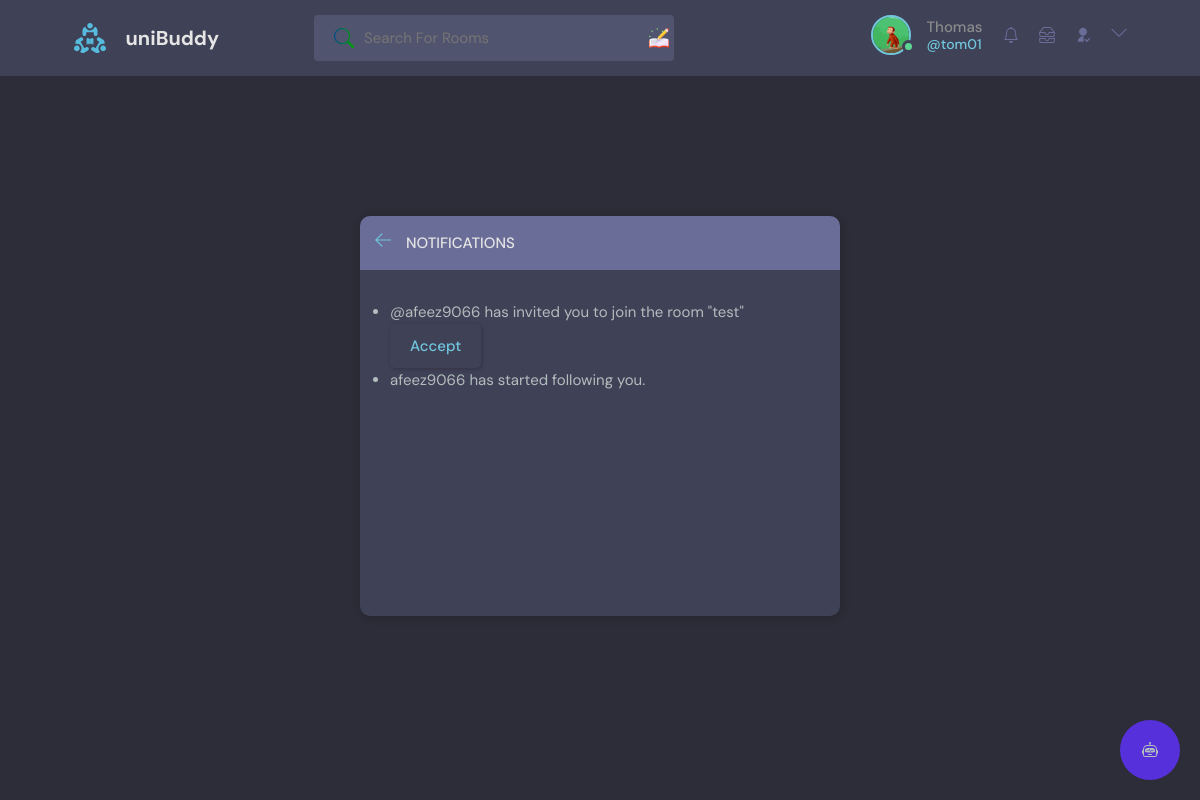
Screenshot of /get_notifications/ (signed in) with the database file from the repository.
### base/models.py (models this page shows, shortened)
class User(AbstractUser):
    name = models.CharField(max_length=200, null=True)
    email = models.EmailField(unique=True, null=True)
    bio = models.TextField(null=True)
    avatar = models.ImageField(null=True, default="avatar.svg")
    followers = models.ManyToManyField('self', related_name='following', blank=True, symmetrical=False)
    follower_count = models.IntegerField(default=0)
    last_checked = models.DateTimeField(auto_now_add=True)
    USERNAME_FIELD = 'email'
    REQUIRED_FIELDS = []

class Notification(models.Model):
    sender = models.ForeignKey(User, on_delete=models.CASCADE, related_name='sender')
    receiver = models.ForeignKey(User, on_delete=models.CASCADE, related_name='receiver')
    notification_type = models.CharField(max_length=100)
    created_at = models.DateTimeField(auto_now_add=True)
    is_read = models.BooleanField(default=False)
    room = models.ForeignKey(Room, on_delete=models.CASCADE, null=True, blank=True)

class Room(models.Model):
    host = models.ForeignKey(User, on_delete=models.SET_NULL, null=True)
    topic = models.ForeignKey(Topic, on_delete=models.SET_NULL, null=True)
    name = models.CharField(max_length=200)
    description = models.TextField(null=True, blank=True)
    participants = models.ManyToManyField(
        User, related_name='participants', blank=True)
    updated = models.DateTimeField(auto_now=True)
    created = models.DateTimeField(auto_now_add=True)
    upvotes = models.IntegerField(default=0)
    upvoted_by = models.ManyToManyField(User, related_name='upvoted_rooms')
    is_private = models.BooleanField(default=False)
    access_code = models.CharField(max_length=10, blank=True, null=True)
    admins = models.ManyToManyField(User, related_name="admin_rooms", blank=True)
    class Meta:
        ordering = ['-updated', '-created']

### base/views.py (the view)
# urls.py: path('get_notifications/', views.get_notifications, name='get_notifications'),
def get_notifications(request):
    user = request.user
    notifications = Notification.objects.filter(receiver=request.user).order_by('-created_at')
    user.last_checked = timezone.now()
    user.save()
    return render(request, 'base/notifications.html', {'notifications': notifications})

### base/templatetags/custom_tags.py (called while the page is built)
@register.simple_tag
def unread_messages_count(user):
    return user.messages.filter(is_read=False).count()

### base/templatetags/notification_tags.py (called while the page is built)
@register.simple_tag
def unread_notifications_count(user):
    last_checked = user.last_checked
    return Notification.objects.filter(receiver=user, created_at__gt=last_checked).count()

### base/templates/base/notifications.html (shortened to what this page needs)
{% extends 'main.html' %}
{% load static %}
{% block content %}
<main class="notifications layout">
  <div class="container">
    <div class="layout__box">
      <div class="layout__boxHeader">
        <div class="layout__boxTitle">
          <a href="{% url 'home' %}">
            <svg version="1.1" xmlns="http://www.w3.org/2000/svg" width="32" height="32" viewBox="0 0 32 32">
              <title>arrow-left</title>
              <path
                d="M13.723 2.286l-13.723 13.714 13.719 13.714 1.616-1.611-10.96-10.96h27.625v-2.286h-27.625l10.965-10.965-1.616-1.607z">
              </path>
            </svg>
          </a>
          <h3>Notifications</h3>
        </div>
      </div>
      <div class="notifications-page layout__body">
        {% if notifications %}
          <ul class="list-group">
            {% for notification in notifications %}
            <li class="list-group-item">
              <div class="notification-container">
                <div class="notification-content">
                  {% if notification.notification_type == 'follow' %}
                    <p>{{ notification.sender.username }} has started following you.</p>
                    {% elif notification.notification_type == 'room_invite' %}
                    <p>@{{ notification.sender.username }} has invited you to join the room "{{ notification.room.name }}"</p>
                    <a href="{% url 'join_room' notification.room.pk %}" class="btn btn-primary">Accept</a>
                  {% endif %}
                </div>
              </div>
            </li>
          {% endfor %}
          </ul>
        {% else %}
          <p>No notifications found.</p>
        {% endif %}
      </div>
    </div>
  </div>
</main>
{% endblock content %}

### templates/navbar.html (shortened to what this page needs)
{% load static %}
{% load static custom_tags %}
{% load static notification_tags %}
<header class="header header--loggedIn">
    <div class="container">
        <a href="{% url 'home' %}" class="header__logo">
            <img src="{% static 'images/logo.svg' %}" />
            <h1>uniBuddy</h1>
        </a>
        <form class="header__search" method="GET" action="{% url 'home' %}">
            <label>
                <input name="q" placeholder="Search For Rooms" />
                <div class="search-addon"></div>
            </label>
        </form>
        <nav class="header__menu">
            {% if request.user.is_authenticated %}
            <div class="header__user">
                <a href="{% url 'user-profile' request.user.id %}">
                    <div class="avatar avatar--medium active">
                        <img src="{{request.user.avatar.url}}" />
                    </div>
                    <p>{{request.user.name}} <span>@{{request.user.username}}</span></p>
                    <a href="{% url 'get_notifications' %}">
                    </a>
                    <a href="{% url 'inbox' %}">
                    </a>
                </a>
                <a href="{% url 'follower_list' request.user.id %}">
                    <svg xmlns="http://www.w3.org/2000/svg" viewBox="0 0 24 24"> <g> <path fill="none" d="M0 0h24v24H0z"/>
                        <path d="M13 14.062V22H4a8 8 0 0 1 9-7.938zM12 13c-3.315 0-6-2.685-6-6s2.685-6 6-6 6 2.685 6 6-2.685 6-6 6zm5.793 6.914l3.535-3.535 1.415 1.414-4.95 4.95-3.536-3.536 1.415-1.414 2.12 2.121z"/> </g>
                    </svg>
                </a>
                <button class="dropdown-button">
                    <svg version="1.1" xmlns="http://www.w3.org/2000/svg" width="32" height="32" viewBox="0 0 32 32">
                        <title>chevron-down</title>
                        <path d="M16 21l-13-13h-3l16 16 16-16h-3l-13 13z"></path>
                    </svg>
                </button>
            </div>
            {% else %}
            <a href="{% url 'login' %}">
                <img src="{% static 'images/avatar.svg' %}" />
                <p>Login</p>
            </a>
            {% endif %}
        </nav>
    </div>
</header>

### static/styles/style.css (style rules this page uses)
:root { --color-main: #71c6dd; --color-main-light: #e1f6fb; --color-dark: #3f4156; --color-dark-medium: #51546e; --color-dark-light: #696d97; --color-light: #e5e5e5; --color-gray: #8b8b8b; --color-light-gray: #b2bdbd; --color-bg: #2d2d39; --color-success: #5dd693; --color-error: #fc4b0b; }
* { font-family: "DM Sans", -apple-system, BlinkMacSystemFont, "Segoe UI", Roboto, Oxygen, Ubuntu, Cantarell, "Open Sans", "Helvetica Neue", sans-serif; margin: 0; padding: 0; box-sizing: border-box; text-rendering: optimizeLegibility; font-size: inherit; }
html { font-size: 56.25%; }
@media only screen and (min-width: 1200px) { html { font-size: 62.5%; } }
body { line-height: 1.6; font-weight: 400; font-size: 1.5rem; color: var(--color-light-gray); background-color: var(--color-bg); min-height: 100vh; }
img { width: 100%; }
a { display: inline-block; color: var(--color-main); text-decoration: none; }
.container { max-width: 120rem; width: 90%; margin: auto; }
.btn { background-color: transparent; border: none; display: inline-flex; align-items: center; gap: 1rem; cursor: pointer; transition: all ease-in-out 0.3s; padding: 1rem 2rem; border-radius: 5px; box-shadow: 1px 1px 3px 1px rgba(0, 0, 0, 0.15); font-weight: 500; }
.avatar { position: relative; display: inline-block; border-radius: 50%; border: 2px solid var(--color-main); }
.avatar img { display: block; border-radius: 50%; object-fit: cover; object-position: center; }
.avatar::after { content: ""; display: block; position: absolute; background-color: var(--color-gray); z-index: 111; border-radius: 50%; border: 0.3rem solid var(--color-dark); }
.avatar.active::after { background-color: var(--color-success); }
.avatar.avatar--medium img { width: 3.6rem; height: 3.6rem; border-radius: 50%; }
.avatar.avatar--medium:after { width: 0.7rem; height: 0.7rem; bottom: 0px; right: -6px; }
.header { padding: 1.5rem; background-color: var(--color-dark); }
.header > .container { display: flex; gap: 9.5rem; }
.header__logo, .header__user { display: flex; gap: 2rem; align-items: center; }
.header__logo > img { height: 3.2rem; width: 3.2rem; }
.header__logo > h1 { font-weight: 700; font-size: 2rem; color: var(--color-light); }
.header__search > label { background-color: var(--color-dark-medium); padding: 1.3rem 1rem; display: flex; align-items: center; gap: 1rem; border-radius: 4px; }
.header__search svg { fill: var(--color-gray); width: 2rem; height: 2rem; margin-left: 1rem; }
.header__search input { width: 30rem; background: transparent; border: none; outline: none; color: var(--color-light); }
.header__menu { margin-left: auto; position: relative; }
.header__menu a { display: flex; gap: 1.5rem; align-items: center; font-weight: 500; text-decoration: none; color: var(--color-gray); }
.header__menu img { height: 3.6rem; }
.header__menu p { line-height: 1.2; }
.header__menu span { color: var(--color-main); font-weight: 500; font-size: 1.4rem; display: block; }
.header__menu svg { width: 1.6rem; height: 1.6rem; fill: var(--color-dark-light); }
.dropdown-button { background: transparent; border: 0; outline: 0; cursor: pointer; }
.header__search label { position: relative; }
.search-addon { position: absolute; right: 5px; top: 50%; transform: translateY(-50%); width: 20px; height: 20px; background-image: url('/static/images/icons/homework.png'); background-size: cover; background-position: center; background-repeat: no-repeat; }
.search-icon { transition: fill 0.3s ease-in-out; }
.layout { margin-top: 2.4rem; }
.layout > .container { display: flex; justify-content: space-between; align-items: flex-start; }
.layout__box { width: 90%; max-width: 48rem; min-height: 40rem; position: absolute; top: 50%; left: 50%; transform: translate(-50%, -46%); background-color: var(--color-dark); border-radius: 1rem; box-shadow: 1px 1px 6px 3px rgba(0, 0, 0, 0.1); overflow: hidden; }
.layout__boxHeader { display: flex; padding: 1.5rem; background-color: var(--color-dark-light); }
.layout__boxTitle { display: flex; gap: 1.5rem; align-items: center; }
.layout__boxTitle h3 { text-transform: uppercase; font-weight: 500; color: var(--color-light); }
.layout__boxTitle svg { width: 1.6rem; height: 1.6rem; fill: var(--color-main); }
.layout__body { margin: 3rem; }
.notification-container { display: flex; justify-content: space-between; align-items: center; }
.notification-content { flex-grow: 1; }
html, body { height: 100%; }
body { position: relative; min-height: 100%; margin: 0; padding-bottom: 80px; }

### rows the page displays
User: user.avatar (picture), user.name "Thomas", user.username "tom01"
Notification: sender.username "afeez9066", room.name "test"
Notification: sender.username "afeez9066"
